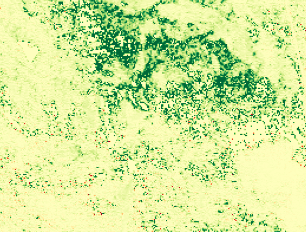
#> input picture areas_NVDI/mountain/1.tif, 306 x 232 px; its folder holds only this picture in this run
$ jupyter execute --allow-errors TP1_17.ipynb
#> lines starting #> are read from the running program, lines starting #| are printed output that depends on the picture
Primero guardo la imagen NDVI

[cell 1]
import cv2
import numpy as np
import matplotlib.pyplot as plt

# Función para calcular el NDVI
def calculate_ndvi(nir_band, red_band):
    ndvi = (nir_band - red_band) / (nir_band + red_band + 1e-10)
    return ndvi

# Cargar las bandas necesarias
red_band = cv2.imread('bariloche2/B1.tif', cv2.IMREAD_GRAYSCALE)
nir_band = cv2.imread('bariloche2/B2.tif', cv2.IMREAD_GRAYSCALE)

# Asegurarse de que las bandas tengan el mismo tamaño
#> (the rest of this cell did not finish here and is left out)

Luego correr el create_dataset (aparte, no está en este código)

[cell 2]
import os
import numpy as np
from sklearn.model_selection import train_test_split
from sklearn.svm import SVC
from sklearn.metrics import classification_report
from PIL import Image

# Rutas a los directorios
directories = {
    "mountain": "areas_NVDI/mountain",
    "city": "areas_NVDI/city",
    "water": "areas_NVDI/water"
}

# Cargar y procesar imágenes
data = []
labels = []

def load_images_from_folder(folder, label):
#> called with folder = 'areas_NVDI/mountain', label = 'mountain'
    for filename in os.listdir(folder):
        if filename.endswith(".tif"):
            img_path = os.path.join(folder, filename)
            img = Image.open(img_path).convert("L")  # Convertir a escala de grises
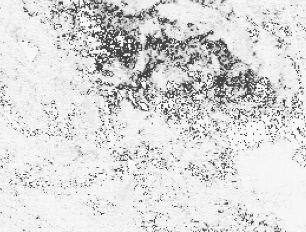
#> img: PIL image 306x232 L; min 54, max 247, mean 217.3
            img = img.resize((64, 64))  # Redimensionar a 64x64 píxeles para simplificar
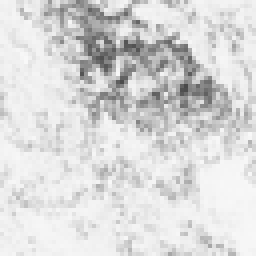
#> img: PIL image 64x64 L (shown 4 times larger); min 73, max 248, mean 217.3
            img_array = np.array(img).flatten()  # Convertir la imagen a un vector
#> img_array = 4096 values, max 248 at index 902, min 73 at index 1390, mean 217.3
            data.append(img_array)
            labels.append(label)

# Cargar imágenes de cada directorio
#> (the rest of this cell did not finish here and is left out)
